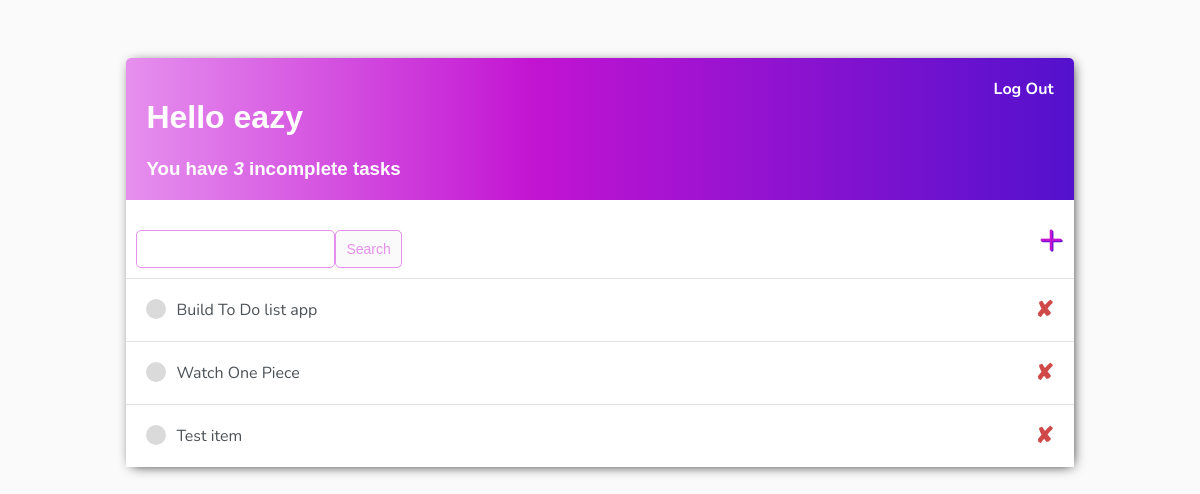
Before: / (signed in) with the older database file.
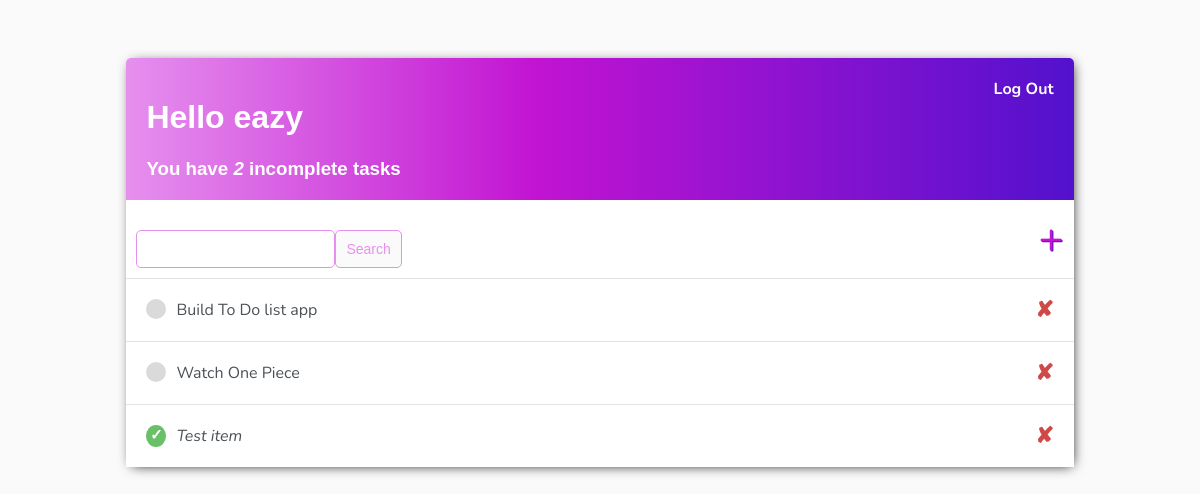
After: the same page with the newer database file.
### base/models.py (models this page shows)
class Task(models.Model):
    user = models.ForeignKey(
        User, on_delete=models.CASCADE, null=True, blank=True)
    title = models.CharField(max_length=200)
    description = models.TextField(null=True, blank=True)
    complete = models.BooleanField(default=False)
    created = models.DateTimeField(auto_now_add=True)
    def __str__(self):
        return self.title
    class Meta:
        ordering = ['complete']

### base/views.py (the view)
# urls.py: path('', views.TaskList.as_view(), name='tasks'),
class TaskList(LoginRequiredMixin, ListView):
    model = Task
    context_object_name = 'tasks'
    def get_context_data(self, **kwargs):
        context = super().get_context_data(**kwargs)
        context['tasks'] = context['tasks'].filter(user=self.request.user)
        context['count'] = context['tasks'].filter(complete=False).count()
        search_input = self.request.GET.get('search-data') or ''
        if search_input:
            context['tasks'] = context['tasks'].filter(
                title__startswith=search_input)
        context['search_input'] = search_input
        return context

### base/templates/base/task_list.html (shortened to what this page needs)
{% extends 'base/base.html' %}
{% load static %}
{% block content %}
    <div class="header-bar">
        <div>
            <h1>Hello {{request.user}}</h1>
            <h3 style="margin:0">You have <i>{{count}}</i> incomplete task{{count|pluralize}}</h3>
        </div>
        {% if request.user.is_authenticated %}
        <a href="{% url 'logout' %}">Log Out</a>
        {% else %}
        <a href="{% url 'login' %}">Login</a>
        {% endif %}
    </div>
    <div id="search-add-wrapper">
        <form method="GET" style="margin-top: 20px;display: flex;">
            <input type="text" name="search-data" value={{search_input}}>
            <input class="button" type="submit" value="Search">
        </form>
        <a id="add-link" href="{% url 'create-item' %}">&#43;</a>
    </div>
    <div class="task-items-wrapper">
        {% for task in tasks %}
            <div class="task-wrapper">
                {% if task.complete %}
                    <div class="task-title">
                        <div class="task-complete-icon"><span class="checkmark">&#x2713;</span></div>
                        <i><a href="{% url 'update-item' task.id %}">{{task}}</a></i>
                    </div>
                    <a class="delete-link" href="{% url 'delete-item' task.id %}">&#x2718;</a>
                {% else %}
                <div class="task-title">
                    <div class="task-incomplete-icon"></div>
                    <a href="{% url 'update-item' task.id %}">{{task}}</a>
                </div>
                <a class="delete-link" href="{% url 'delete-item' task.id %}">&#x2718;</a>
                {% endif %}
            </div>
        {% empty %}
            <h3>No item in list!</h3>
        {% endfor %}
    </div>
{% endblock content %}

Changed rows visible on the page:
changed Task "Test item": complete False → True (drawn)
Other visible differences:
{{ count }}: "3" → "2"
